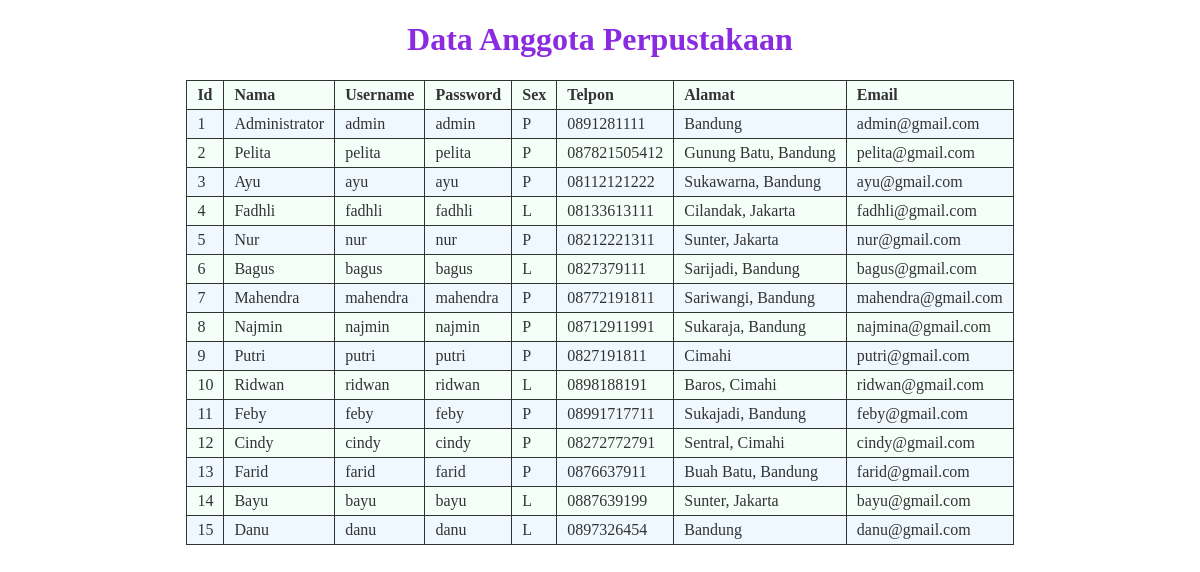
/sesi29.php, run on the app's committed database.
### tables this page shows
CREATE TABLE `anggota` (
  `id_anggota` int(11) NOT NULL,
  `nama` varchar(255) NOT NULL,
  `username` varchar(32) NOT NULL,
  `password` varchar(64) NOT NULL,
  `sex` char(1) NOT NULL,
  `telp` varchar(15) NOT NULL,
  `alamat` varchar(255) NOT NULL,
  `email` varchar(255) NOT NULL,
  `tgl_entry` timestamp NOT NULL DEFAULT current_timestamp() ON UPDATE current_timestamp(),
  `role` varchar(12) NOT NULL DEFAULT 'USER'
);

### sesi29.php (the view, shortened to what this page needs)
<?php
    include "connection.php";
    $query = mysqli_query($connection, "SELECT * FROM anggota;")
?>
<!DOCTYPE html>
<html lang="en">
<head>
</head>
<body>
    <h1 align="center">Data Anggota Perpustakaan</h1>
    <table border="1" cellspacing="0" align="center">
        <tr>
            <td><b>Id</b></td>
            <td><b>Nama</b></td>
            <td><b>Username</b></td>
            <td><b>Password</b></td>
            <td><b>Sex</b></td>
            <td><b>Telpon</b></td>
            <td><b>Alamat</b></td>
            <td><b>Email</b></td>
        </tr>
        <?php while ($data = mysqli_fetch_array($query)) { ?>
         <tr>
            <td> <?php echo $data ['id_anggota']; ?> </td>
            <td> <?php echo $data ['nama']; ?> </td>
            <td> <?php echo $data ['username']; ?> </td>
            <td> <?php echo $data ['password']; ?> </td>
            <td> <?php echo $data ['sex']; ?> </td>
            <td> <?php echo $data ['telp']; ?> </td>
            <td> <?php echo $data ['alamat']; ?> </td>
            <td> <?php echo $data ['email']; ?> </td>
         </tr>
         <?php } ?>
    </table>
</body>
</html>

### sesi29.php (style rules this page uses)
h1 { color: blueviolet; }
table { border-collapse:collapse; font:normal normal 12px ,Sans-Serif; color:#333333; }
table th,table td { vertical-align:top; padding:5px 10px; border:1px solid ; }
table tr { background:#F5FFFA; }
table tr:nth-child(even) { background:#F0F8FF; }

### data on the page
anggota: id_anggota "1", nama "Administrator", username "admin", password "admin", sex "P", telp "0891281111", alamat "Bandung", email "admin@gmail.com"
anggota: id_anggota "2", nama "Pelita", username "pelita", password "pelita", sex "P", telp "087821505412", alamat "Gunung Batu, Bandung", email "pelita@gmail.com"
anggota: id_anggota "3", nama "Ayu", username "ayu", password "ayu", sex "P", telp "08112121222", alamat "Sukawarna, Bandung", email "ayu@gmail.com"
anggota: id_anggota "4", nama "Fadhli", username "fadhli", password "fadhli", sex "L", telp "08133613111", alamat "Cilandak, Jakarta", email "fadhli@gmail.com"
anggota: id_anggota "5", nama "Nur", username "nur", password "nur", sex "P", telp "08212221311", alamat "Sunter, Jakarta", email "nur@gmail.com"
anggota: id_anggota "6", nama "Bagus", username "bagus", password "bagus", sex "L", telp "0827379111", alamat "Sarijadi, Bandung", email "bagus@gmail.com"
anggota: id_anggota "7", nama "Mahendra", username "mahendra", password "mahendra", sex "P", telp "08772191811", alamat "Sariwangi, Bandung", email "mahendra@gmail.com"
anggota: id_anggota "8", nama "Najmin", username "najmin", password "najmin", sex "P", telp "08712911991", alamat "Sukaraja, Bandung", email "najmina@gmail.com"
anggota: id_anggota "9", nama "Putri", username "putri", password "putri", sex "P", telp "0827191811", alamat "Cimahi", email "putri@gmail.com"
anggota: id_anggota "10", nama "Ridwan", username "ridwan", password "ridwan", sex "L", telp "0898188191", alamat "Baros, Cimahi", email "ridwan@gmail.com"
anggota: id_anggota "11", nama "Feby", username "feby", password "feby", sex "P", telp "08991717711", alamat "Sukajadi, Bandung", email "feby@gmail.com"
anggota: id_anggota "12", nama "Cindy", username "cindy", password "cindy", sex "P", telp "08272772791", alamat "Sentral, Cimahi", email "cindy@gmail.com"
anggota: id_anggota "13", nama "Farid", username "farid", password "farid", sex "P", telp "0876637911", alamat "Buah Batu, Bandung", email "farid@gmail.com"
anggota: id_anggota "14", nama "Bayu", username "bayu", password "bayu", sex "L", telp "0887639199", alamat "Sunter, Jakarta", email "bayu@gmail.com"
anggota: id_anggota "15", nama "Danu", username "danu", password "danu", sex "L", telp "0897326454", alamat "Bandung", email "danu@gmail.com"
